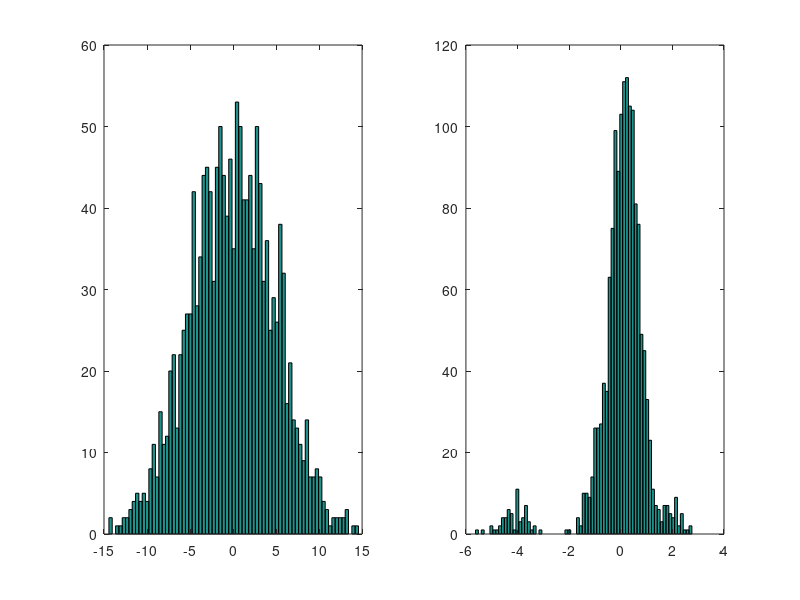
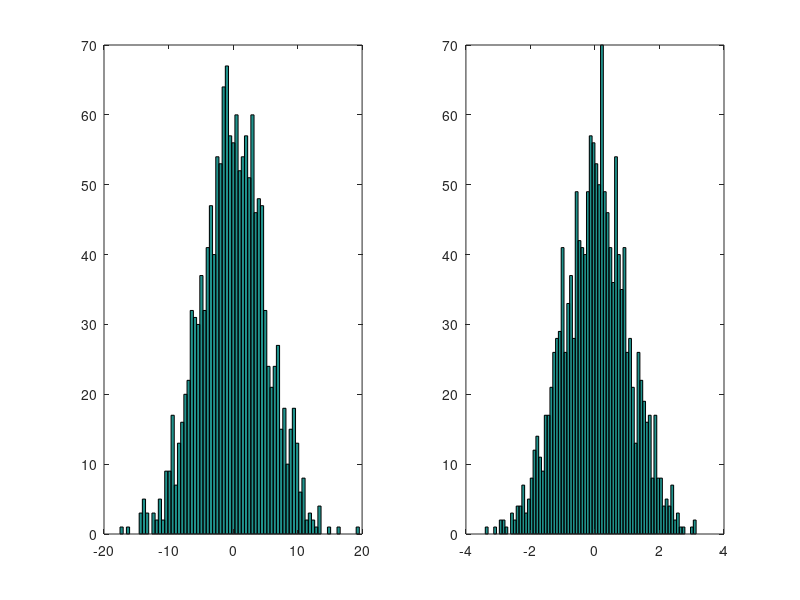
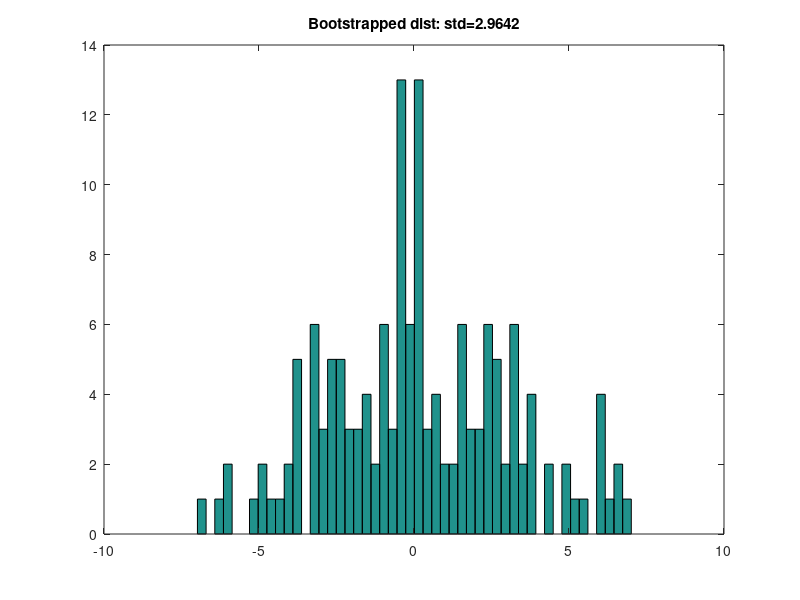
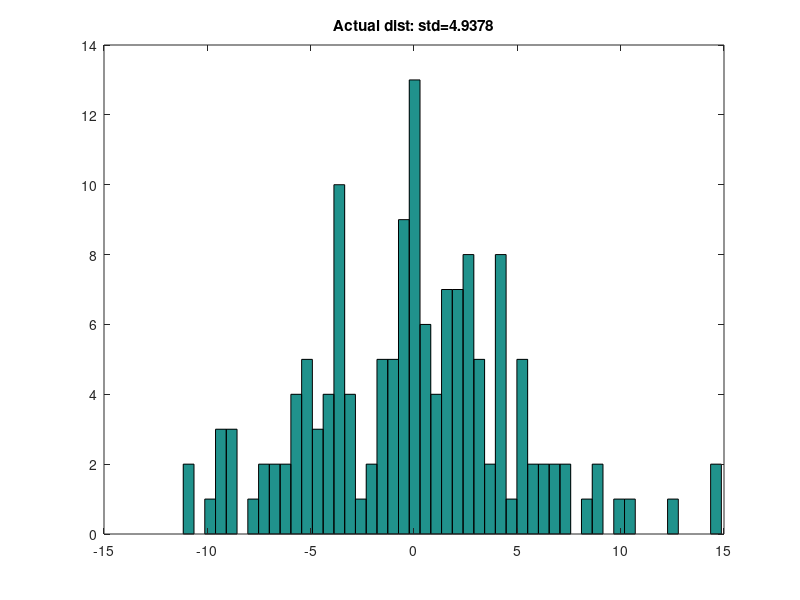

The MATLAB script that drew these images, in order: (Note: this script raises an error after producing the figures.)



%% Standard permutation test

m=4;
n=100;
Nperms = 1500;
xstd=10;

x=xstd*randn(m,1);
y=randn(n,1);

% Permutation test
comb = [x;y];
xp=[];
yp=[];
for k = 1:Nperms
    comb2 = comb(randperm(length(comb)));
    xp = [xp, comb2(1:m)];
    yp = [yp, comb2(m+1:m+n)];
end



xfull=xstd*randn(m,Nperms);
yfull=randn(n,Nperms);



figure
subplot(121);hist(mean(xfull)-mean(yfull),Nperms/20)
subplot(122);hist(mean(xp)-mean(yp),Nperms/20)


%% Standard permutation test with bootstrapping up to even trial sizes
% Also produces incorrect distribution...

m=4;
n=100;
Nperms = 1500;
xstd=10;

x=xstd*randn(m,1);
y=randn(n,1);

%Bootstrap up x
x = x(floor(unifrnd(1,m+1-0.0000001,1,n)));

% Permutation test
comb = [x;y];
xp=[];
yp=[];
for k = 1:Nperms
    comb2 = comb(randperm(length(comb)));
    xp = [xp, comb2(1:n)];
    yp = [yp, comb2(n+1:n+n)];
end


xfull=xstd*randn(m,Nperms);
xfull2 = zeros(n,Nperms);
for k = 1:Nperms
    xfull2(:,k) = xfull(floor(unifrnd(1,m+1-0.0000001,1,n)),k);
end
yfull=randn(n,Nperms);


figure
subplot(121);hist(mean(xfull2)-mean(yfull),Nperms/20)
subplot(122);hist(mean(xp)-mean(yp),Nperms/20)


%% Pollard method - Compare histograms
m=4;
n=100;
Nperms = 150;
xstd=10;

x=xstd*randn(m,1);
y=randn(n,1);

% Bootstrap
xp = x(unidrnd(m,m*Nperms,1)); xp = reshape(xp,[m,Nperms]);
yp = y(unidrnd(n,n*Nperms,1)); yp = reshape(yp,[n,Nperms]);



zp = ( (mean(xp)-mean(yp)) - (mean(x) - mean(y))); 

figure; hist(zp,50); title(['Bootstrapped dist: std=' num2str(std(zp))]);

xfull=xstd*randn(m,Nperms);
yfull=randn(n,Nperms);

zptrue = mean(xfull)-mean(yfull);

figure; hist(zptrue,50);title(['Actual dist: std=' num2str(std(zptrue))]);



%% Pollard method - Test false positives

m=4;
n=20;
Nperms = 100;
xstd=1;
Ntests = 4000;

tests = false(1,Ntests);
% tic
for i = 1:Ntests

    x=xstd*randn(m,1);
    y=randn(n,1);

    % Bootstrap
    xp = x(unidrnd(m,m*Nperms,1)); xp = reshape(xp,[m,Nperms]);
    yp = y(unidrnd(n,n*Nperms,1)); yp = reshape(yp,[n,Nperms]);
  

    %zp = sqrt(n+m)*( (mean(xp)-mean(yp)) - (mean(x) - mean(y)));    % Seems too large
    zp = ( (mean(xp)-mean(yp)) - (mean(x) - mean(y))); % Instead try this...
    
    thresh = quantile(zp,0.9);
    tests(i) = (mean(x)-mean(y)) > thresh;
end
% toc

error_rate = sum(tests) / length(tests) *100
fprintf(['False positives under null distribution = ' num2str(error_rate) ' %. \n']);


